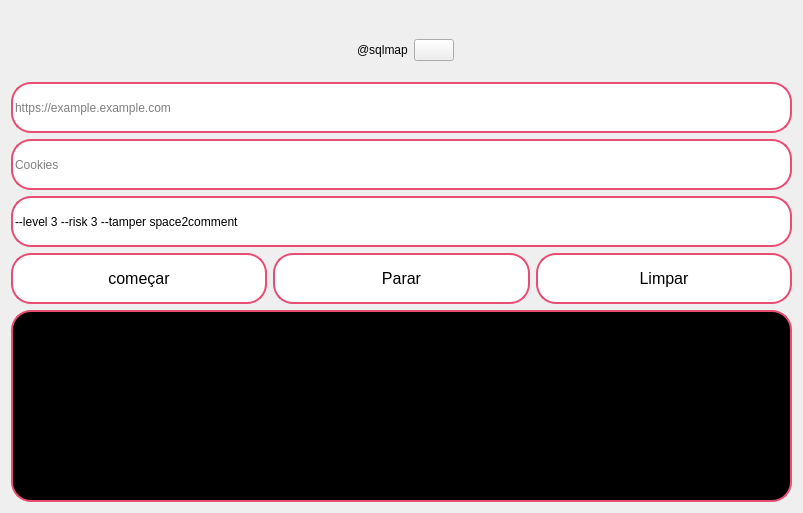
             <widget class="QWidget" name="sql_inj_2">
              <layout class="QVBoxLayout" name="verticalLayout_19">
               <item>
                <widget class="QWidget" name="widget_9" native="true">
                 <property name="minimumSize">
                  <size>
                   <width>0</width>
                   <height>477</height>
                  </size>
                 </property>
                 <property name="maximumSize">
                  <size>
                   <width>16777215</width>
                   <height>16777215</height>
                  </size>
                 </property>
                 <layout class="QGridLayout" name="gridLayout_11">
                  <property name="leftMargin">
                   <number>0</number>
                  </property>
                  <property name="topMargin">
                   <number>0</number>
                  </property>
                  <property name="rightMargin">
                   <number>0</number>
                  </property>
                  <property name="bottomMargin">
                   <number>0</number>
                  </property>
                  <property name="spacing">
                   <number>0</number>
                  </property>
                  <item row="0" column="0">
                   <layout class="QVBoxLayout" name="verticalLayout_18">
                    <item>
                     <widget class="QWidget" name="widget_7" native="true">
                      <property name="minimumSize">
                       <size>
                        <width>0</width>
                        <height>71</height>
                       </size>
                      </property>
                      <property name="maximumSize">
                       <size>
                        <width>16777215</width>
                        <height>71</height>
                       </size>
                      </property>
                      <layout class="QGridLayout" name="gridLayout_10">
                       <property name="leftMargin">
                        <number>0</number>
                       </property>
                       <property name="topMargin">
                        <number>7</number>
                       </property>
                       <property name="rightMargin">
                        <number>0</number>
                       </property>
                       <property name="bottomMargin">
                        <number>0</number>
                       </property>
                       <item row="0" column="0">
                        <layout class="QHBoxLayout" name="horizontalLayout_17">
                         <item>
                          <spacer name="horizontalSpacer_15">
                           <property name="orientation">
                            <enum>Qt::Horizontal</enum>
                           </property>
                           <property name="sizeHint" stdset="0">
                            <size>
                             <width>328</width>
                             <height>20</height>
                            </size>
                           </property>
                          </spacer>
                         </item>
                         <item>
                          <widget class="QLabel" name="label_7">
                           <property name="text">
                            <string/>
                           </property>
                           <property name="pixmap">
                            <pixmap resource="../Dashboard.qrc">:/Image/Icons/sql-.png</pixmap>
                           </property>
                           <property name="scaledContents">
                            <bool>false</bool>
                           </property>
                          </widget>
                         </item>
                         <item>
                          <widget class="QLabel" name="label_8">
                           <property name="text">
                            <string>@sqlmap</string>
                           </property>
                          </widget>
                         </item>
                         <item>
                          <widget class="QPushButton" name="button_site_sql">
                           <property name="styleSheet">
                            <string notr="true">
QPushButton:hover{
background-color: rgb(255, 0, 0);
}</string>
                           </property>
                           <property name="text">
                            <string/>
                           </property>
                           <property name="icon">
                            <iconset resource="../Dashboard.qrc">
                             <normaloff>:/Image/Icons/question-mark-30.png</normaloff>:/Image/Icons/question-mark-30.png</iconset>
                           </property>
                          </widget>
                         </item>
                         <item>
                          <spacer name="horizontalSpacer_16">
                           <property name="orientation">
                            <enum>Qt::Horizontal</enum>
                           </property>
                           <property name="sizeHint" stdset="0">
                            <size>
                             <width>338</width>
                             <height>20</height>
                            </size>
                           </property>
                          </spacer>
                         </item>
                        </layout>
                       </item>
                      </layout>
                     </widget>
                    </item>
                    <item>
                     <widget class="QWidget" name="widget_8" native="true">
                      <layout class="QGridLayout" name="gridLayout_12">
                       <property name="leftMargin">
                        <number>0</number>
                       </property>
                       <property name="topMargin">
                        <number>0</number>
                       </property>
                       <property name="rightMargin">
                        <number>0</number>
                       </property>
                       <property name="bottomMargin">
                        <number>0</number>
                       </property>
                       <item row="0" column="0">
                        <layout class="QVBoxLayout" name="verticalLayout_16">
                         <item>
                          <widget class="QLineEdit" name="url_sql">
                           <property name="minimumSize">
                            <size>
                             <width>781</width>
                             <height>51</height>
                            </size>
                           </property>
                           <property name="maximumSize">
                            <size>
                             <width>16777215</width>
                             <height>51</height>
                            </size>
                           </property>
                           <property name="styleSheet">
                            <string notr="true">QLineEdit{
border:2px solid rgb(232, 77, 116);
border-radius:20px;
color:black;
}</string>
                           </property>
                           <property name="placeholderText">
                            <string>https://example.example.com</string>
                           </property>
                          </widget>
                         </item>
                         <item>
                          <widget class="QLineEdit" name="cookies_sql">
                           <property name="minimumSize">
                            <size>
                             <width>0</width>
                             <height>51</height>
                            </size>
                           </property>
                           <property name="maximumSize">
                            <size>
                             <width>16777215</width>
                             <height>51</height>
                            </size>
                           </property>
                           <property name="styleSheet">
                            <string notr="true">QLineEdit{
border:2px solid rgb(232, 77, 116);
border-radius:20px;
color:black;
}</string>
                           </property>
                           <property name="placeholderText">
                            <string>Cookies</string>
                           </property>
                          </widget>
                         </item>
                         <item>
                          <widget class="QLineEdit" name="other_option_sql">
                           <property name="minimumSize">
                            <size>
                             <width>0</width>
                             <height>51</height>
                            </size>
                           </property>
                           <property name="maximumSize">
                            <size>
                             <width>16777215</width>
                             <height>51</height>
                            </size>
                           </property>
                           <property name="styleSheet">
                            <string notr="true">QLineEdit{
border:2px solid rgb(232, 77, 116);
border-radius:20px;
color:black;
}</string>
                           </property>
                           <property name="text">
                            <string>--level 3 --risk 3 --tamper space2comment</string>
                           </property>
                           <property name="placeholderText">
                            <string> '--level', '3', '--risk', '3', '--tamper', 'space2comment', '--random-agent'</string>
                           </property>
                          </widget>
                         </item>
                        </layout>
                       </item>
                       <item row="1" column="0">
                        <layout class="QHBoxLayout" name="horizontalLayout_19">
                         <item>
                          <layout class="QHBoxLayout" name="horizontalLayout_18">
                           <item>
                            <widget class="QPushButton" name="button_sql_start">
                             <property name="minimumSize">
                              <size>
                               <width>0</width>
                               <height>51</height>
                              </size>
                             </property>
                             <property name="maximumSize">
                              <size>
                               <width>16777215</width>
                               <height>51</height>
                              </size>
                             </property>
                             <property name="font">
                              <font>
                               <pointsize>12</pointsize>
                              </font>
                             </property>
                             <property name="styleSheet">
                              <string notr="true">QPushButton{
border:2px solid rgb(232, 77, 116);
border-radius:20px;
color:black;
background-color:white
}

QPushButton:hover{
background-color: rgb(31, 173, 41);

}</string>
                             </property>
                             <property name="text">
                              <string>começar</string>
                             </property>
                             <property name="icon">
                              <iconset resource="../Dashboard.qrc">
                               <normaloff>:/Image/Icons/search.png</normaloff>:/Image/Icons/search.png</iconset>
                             </property>
                             <property name="iconSize">
                              <size>
                               <width>44</width>
                               <height>43</height>
                              </size>
                             </property>
                            </widget>
                           </item>
                           <item>
                            <widget class="QPushButton" name="button_sql_stop_2">
                             <property name="minimumSize">
                              <size>
                               <width>0</width>
                               <height>51</height>
                              </size>
                             </property>
                             <property name="maximumSize">
                              <size>
                               <width>16777215</width>
                               <height>51</height>
                              </size>
                             </property>
                             <property name="font">
                              <font>
                               <pointsize>12</pointsize>
                              </font>
                             </property>
                             <property name="styleSheet">
                              <string notr="true">QPushButton{
border:2px solid rgb(232, 77, 116);
border-radius:20px;
color:black;
background-color:white
}

QPushButton:hover{
background-color:rgb(232, 77, 116);

}</string>
                             </property>
                             <property name="text">
                              <string>Parar</string>
                             </property>
                             <property name="icon">
                              <iconset resource="../Dashboard.qrc">
                               <normaloff>:/Image/Icons/stop.png</normaloff>:/Image/Icons/stop.png</iconset>
                             </property>
                             <property name="iconSize">
                              <size>
                               <width>44</width>
                               <height>43</height>
                              </size>
                             </property>
                            </widget>
                           </item>
                           <item>
                            <widget class="QPushButton" name="button_sql_clean">
                             <property name="minimumSize">
                              <size>
                               <width>0</width>
                               <height>51</height>
                              </size>
                             </property>
                             <property name="maximumSize">
                              <size>
                               <width>16777215</width>
                               <height>51</height>
                              </size>
                             </property>
                             <property name="font">
                              <font>
                               <pointsize>12</pointsize>
                              </font>
                             </property>
                             <property name="styleSheet">
                              <string notr="true">QPushButton{
border:2px solid rgb(232, 77, 116);
border-radius:20px;
color:black;
background-color:white
}

QPushButton:hover{
background-color:rgb(232, 77, 116);

}</string>
                             </property>
                             <property name="text">
                              <string>Limpar</string>
                             </property>
                             <property name="icon">
                              <iconset resource="../Dashboard.qrc">
                               <normaloff>:/Image/Icons/clean.png</normaloff>:/Image/Icons/clean.png</iconset>
                             </property>
                             <property name="iconSize">
                              <size>
                               <width>44</width>
                               <height>43</height>
                              </size>
                             </property>
                            </widget>
                           </item>
                          </layout>
                         </item>
                        </layout>
                       </item>
                       <item row="2" column="0">
                        <widget class="QTextEdit" name="sqlinjection_text">
                         <property name="font">
                          <font>
                           <family>System</family>
                           <pointsize>9</pointsize>
                           <weight>75</weight>
                           <bold>true</bold>
                          </font>
                         </property>
                         <property name="styleSheet">
                          <string notr="true">background-color: rgb(0, 0, 0);
color: rgb(77, 232, 0);
border:2px solid rgb(232, 77, 116);
border-radius:20px;</string>
                         </property>
                         <property name="html">
                          <string>&lt;!DOCTYPE HTML PUBLIC &quot;-//W3C//DTD HTML 4.0//EN&quot; &quot;http://www.w3.org/TR/REC-html40/strict.dtd&quot;&gt;
&lt;html&gt;&lt;head&gt;&lt;meta name=&quot;qrichtext&quot; content=&quot;1&quot; /&gt;&lt;style type=&quot;text/css&quot;&gt;
p, li { white-space: pre-wrap; }
&lt;/style&gt;&lt;/head&gt;&lt;body style=&quot; font-family:'System'; font-size:9pt; font-weight:600; font-style:normal;&quot;&gt;
&lt;p style=&quot;-qt-paragraph-type:empty; margin-top:0px; margin-bottom:0px; margin-left:0px; margin-right:0px; -qt-block-indent:0; text-indent:0px; font-family:'MS Shell Dlg 2'; font-size:7.8pt; font-weight:400;&quot;&gt;&lt;br /&gt;&lt;/p&gt;&lt;/body&gt;&lt;/html&gt;</string>
                         </property>
                        </widget>
                       </item>
                      </layout>
                     </widget>
                    </item>
                   </layout>
                  </item>
                 </layout>
                </widget>
               </item>
              </layout>
             </widget>
